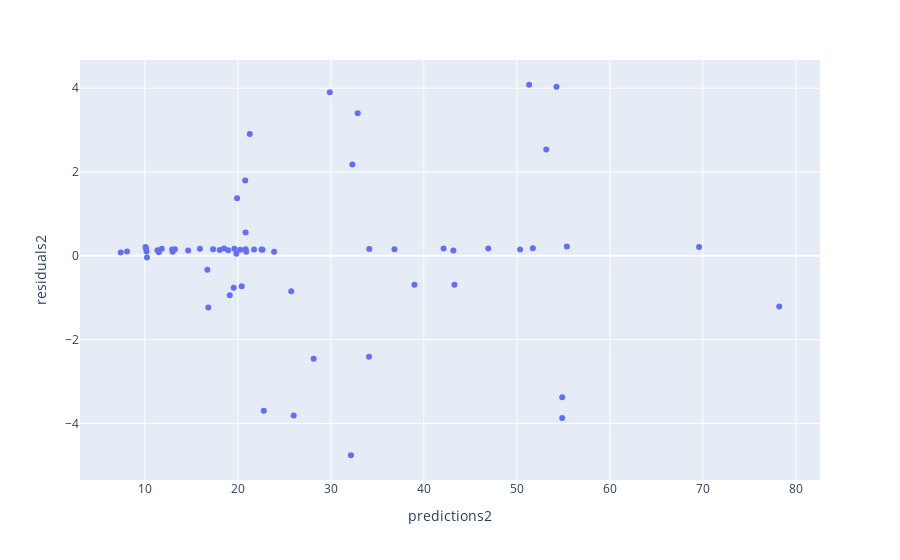

The code cell stored with this chart in its notebook:
### Markdown cell above
And show it:

- `with fig do show using`

### Code cell
fig.show()

#<xml xmlns="https://developers.google.com/blockly/xml"><variables><variable id="w|!1_/S4wRKF4S1`6Xg+">fig</variable></variables><block type="varDoMethod" id="SV]QMDs*p(4s=2tPrl4a" x="8" y="188"><field name="VAR" id="w|!1_/S4wRKF4S1`6Xg+">fig</field><field name="MEMBER">show</field><data>fig:show</data></block></xml>

### Figure 1 — Plotly figure (JSON) as saved in the notebook; plotly's stock layout.template omitted (floating-point values rounded to 4 significant figures)
{"data": [{"hovertemplate": "predictions2=%{x}<br>residuals2=%{y}<extra></extra>", "legendgroup": "", "marker": {"color": "#636efa", "symbol": "circle"}, "mode": "markers", "name": "", "orientation": "v", "showlegend": false, "type": "scatter", "x": [10.12, 10.09, 10.24, 16.73, 19.56, 20.43, 16.83, 19.14, 20.8, 19.85, 21.29, 20.84, 20.84, 19.93, 22.8, 26.01, 29.9, 32.16, 28.16, 25.75, 32.32, 34.11, 32.9, 38.99, 43.29, 51.32, 53.16, 54.27, 54.87, 54.87, 78.21, 10.2, 8.097, 7.42, 11.37, 14.67, 22.66, 13.0, 13.24, 12.95, 11.51, 18.06, 18.97, 15.93, 11.83, 20.91, 18.52, 19.63, 20.26, 17.34, 22.55, 21.75, 36.84, 23.9, 34.14, 43.17, 51.72, 46.93, 50.35, 55.38, 42.13, 69.59], "xaxis": "x", "y": [0.1793, 0.2109, -0.0404, -0.33, -0.7634, -0.7276, -1.232, -0.9419, 1.8, 0.05172, 2.91, 0.1569, 0.5569, 1.372, -3.701, -3.813, 3.904, -4.761, -2.459, -0.8458, 2.179, -2.41, 3.405, -0.6907, -0.6887, 4.084, 2.538, 4.034, -3.375, -3.875, -1.208, 0.1028, 0.1034, 0.07996, 0.1331, 0.1292, 0.1422, 0.09515, 0.1574, 0.1495, 0.08768, 0.1413, 0.1337, 0.1666, 0.1659, 0.094, 0.1754, 0.1699, 0.1416, 0.1558, 0.152, 0.1521, 0.1583, 0.09678, 0.1619, 0.1251, 0.1791, 0.1749, 0.1508, 0.2218, 0.174, 0.2108], "yaxis": "y"}], "layout": {"autosize": true, "legend": {"tracegroupgap": 0}, "margin": {"t": 60}, "xaxis": {"anchor": "y", "autorange": true, "domain": [0, 1], "range": [2.895, 82.73], "title": {"text": "predictions2"}, "type": "linear"}, "yaxis": {"anchor": "x", "autorange": true, "domain": [0, 1], "range": [-5.388, 4.711], "title": {"text": "residuals2"}, "type": "linear"}}}
